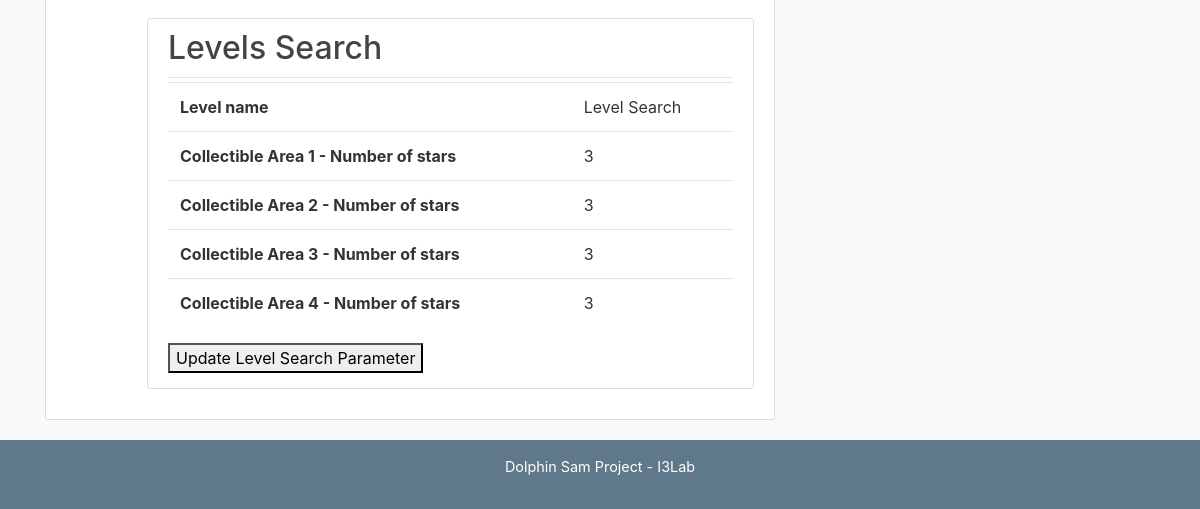
/patient/6 (signed in, lower part), run on an earlier commit of the app's database.
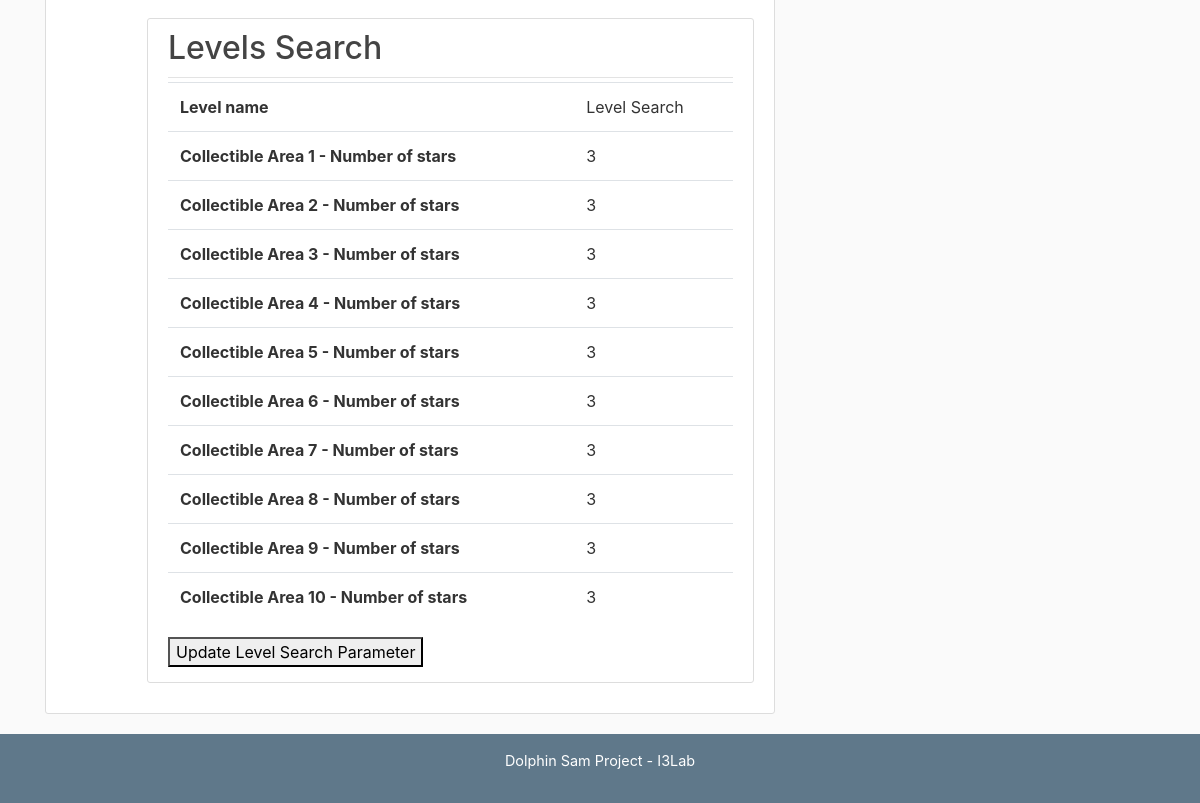
And on a later commit of the database.
### server/models.py (models this page shows, shortened)
class LevelSearch(db.Model):
    id = db.Column(db.Integer, primary_key=True)
    name = db.Column(db.String, nullable=False, default='default')
    level_time = db.Column(db.Time, nullable=False, default=time(0,0,0,0))
    patient_id = db.Column(db.Integer, db.ForeignKey('patient.id'), nullable=False)
    zone_levels = db.relationship('ZoneLevelSearch', lazy=True)

class ZoneLevelSearch(db.Model):
    id = db.Column(db.Integer, primary_key=True)
    number = db.Column(db.Integer, nullable=False, default=1)
    number_stars_per_zone = db.Column(db.Integer, nullable=False, default=1)
    level_search_id = db.Column(db.Integer, db.ForeignKey('level_search.id'), nullable=False)

### server/routes.py (the view)
@app.route("/patient/<id_p>", methods=['GET', 'POST'])
@login_required
def patient(id_p):
    if current_user.is_authenticated:
        id_reg = id_p.replace('}', '')
        id_int = int(id_reg)
        print(id_int)
        print(type(id_int))
        patients = current_user.patients
        for p in patients:
            if p.id == id_int:
                pat = p
        levels_run = pat.levels_run
        levels_search = pat.levels_search
        zone_level_search = levels_search[-1].zone_levels
        return render_template('patient.html', patient=pat, lev_run=levels_run, lev_search=levels_search, zone_search=zone_level_search, lz=levels_search[-1].zone_levels[-1])

### server/models.py (called while the page is built)
@login_manager.user_loader
def load_user(user_id):
    return User.query.get(int(user_id))

### server/templates/patient.html (shortened to what this page needs)
{% extends "layout.html" %}
{% block content %}
<article class="media content-section">
    <div class="media-body">
        {% for ls in lev_search %}
        <article class="media content-section">
            <div class="media-body">
                <div class="article-metadata">
                    <h2><a class="mr-2">Levels Search</a></h2>
                </div>
                <table class="table">
                    <tbody>
                    <tr><th>Level name</th><td>{{ ls.name }}</td></tr>
                    {% for zn in zone_search %}
                    <tr><th>Collectible Area {{ zn.number }} - Number of stars</th><td>{{ zn.number_stars_per_zone }}</td></tr>
                    {% endfor %}
                    </tbody>
                </table>
                <a href="{{ url_for('patientlevsearch', id_p=patient.id, num_z=lz.number) }}"><button type="button" style="margin-bottom: 5px">Update Level Search Parameter</button></a>
            </div>
        </article>
        {% endfor %}
    </div>
</article>
{% endblock content %}

### server/templates/layout.html (shortened to what this page needs)
<!DOCTYPE html>
<html>
<head>
    <link rel="stylesheet" href="https://maxcdn.bootstrapcdn.com/bootstrap/4.0.0/css/bootstrap.min.css">
    <link rel="stylesheet" type="text/css" href="{{ url_for('static', filename='main.css') }}">
</head>
<body>
<main role="main" class="container">
    <div class="row">
        <div class="col-md-8">
            {% block content %}{% endblock %}
        </div>
        <div class="col-md-4">
        </div>
    </div>
</main>
<div class="copy-layout">
    <p>Dolphin Sam Project - I3Lab</p>
</div>
</body>
</html>

### server/static/main.css (style rules this page uses)
body { background: #fafafa; color: #333333; margin-top: 5rem; }
h1, h2, h3, h4, h5, h6 { color: #444444; }
.content-section { background: #ffffff; padding: 10px 20px; border: 1px solid #dddddd; border-radius: 3px; margin-bottom: 20px; }
.article-metadata { padding-bottom: 1px; margin-bottom: 4px; border-bottom: 1px solid #e3e3e3 }
.table { padding: 10px; }
.copy-layout { clear: both; position: relative; bottom: 0; left: 0; right: 0; text-align: center; background: #5f788a; padding: 1em 1em; }
.copy-layout p { color: #fff; font-size:0.9em; }

What changed in the data, as far as the page shows it:
added ZoneLevelSearch: number "5", number_stars_per_zone "3"
added ZoneLevelSearch: number "6", number_stars_per_zone "3"
added ZoneLevelSearch: number "7", number_stars_per_zone "3"
added ZoneLevelSearch: number "8", number_stars_per_zone "3"
added ZoneLevelSearch: number "9", number_stars_per_zone "3"
added ZoneLevelSearch: number "10", number_stars_per_zone "3"
